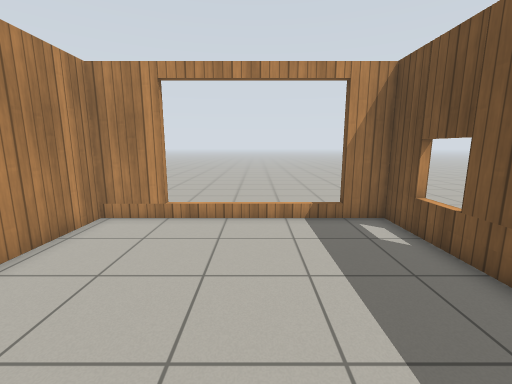
View 1 (above)

20 first-person views from a walk through a robot-simulator world made for Gazebo. The camera is 1.2 m above the floor, tilts 10° down and sees 90° across. The floor is counted in squares, 0.5 m on a side. Each view is taken from the middle of a square. On the plan, view 1 faces up. The plan holds only what a view shows up to about 17 squares ahead; the rest is blank. The place goes on beyond the plan. Simple patterns stand in for the simulator's built-in surfaces.

View 2
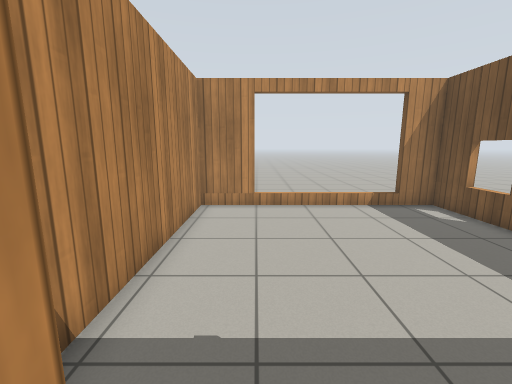

View 3
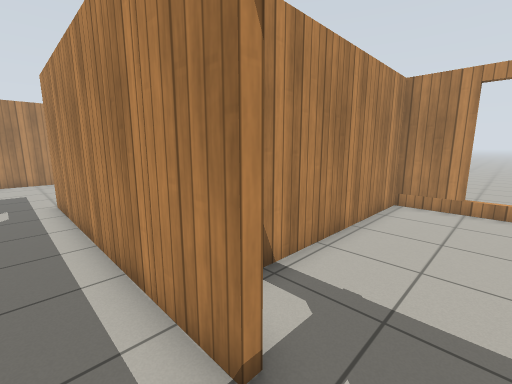

View 4
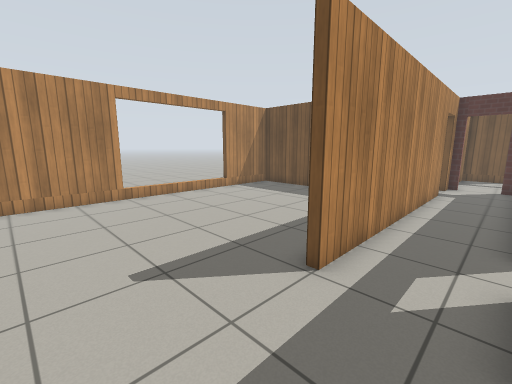

View 5
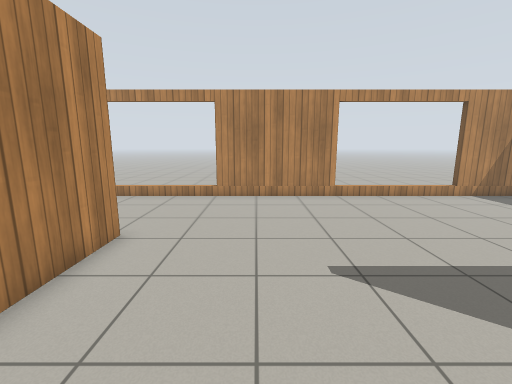

View 6
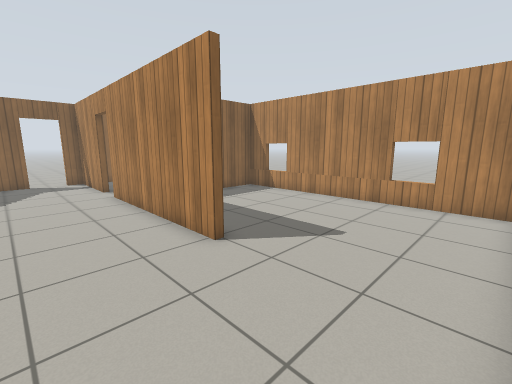

View 7
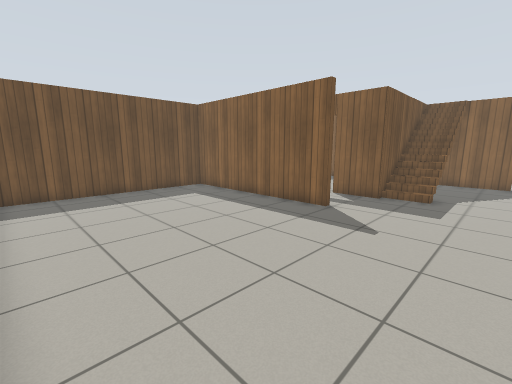

View 8
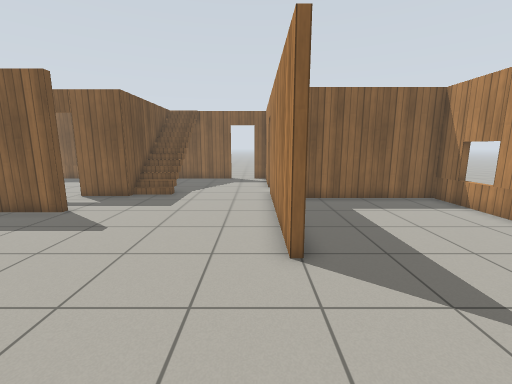

View 9
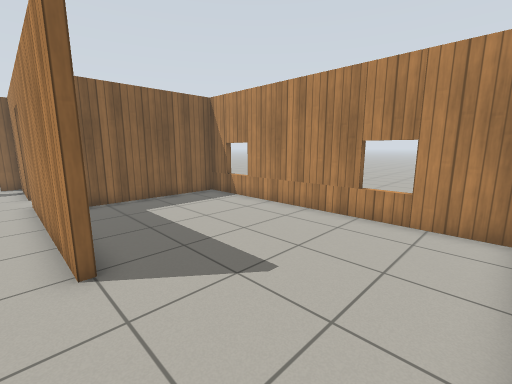

View 10
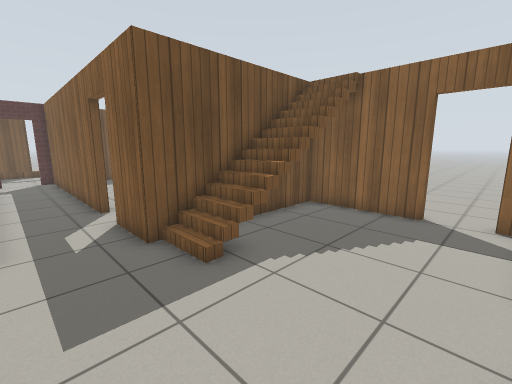

View 11
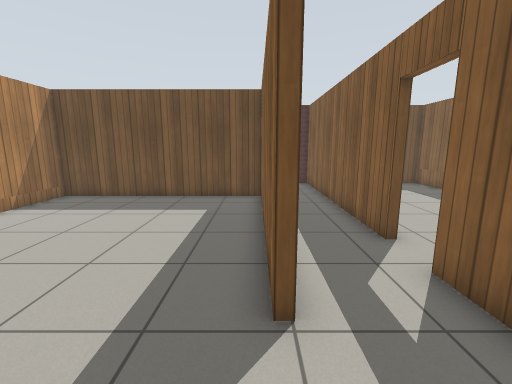

View 12
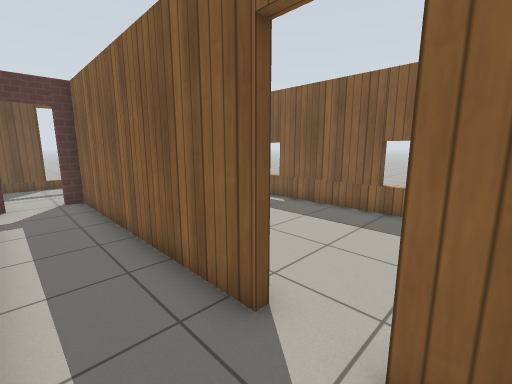

View 13
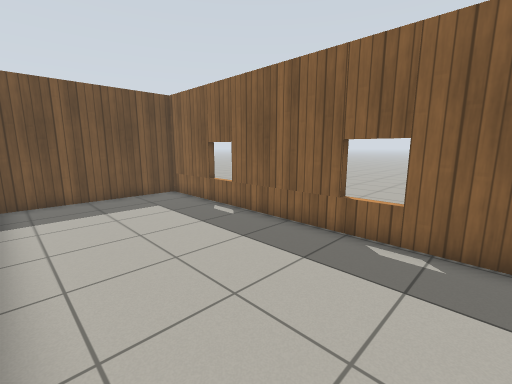

View 14
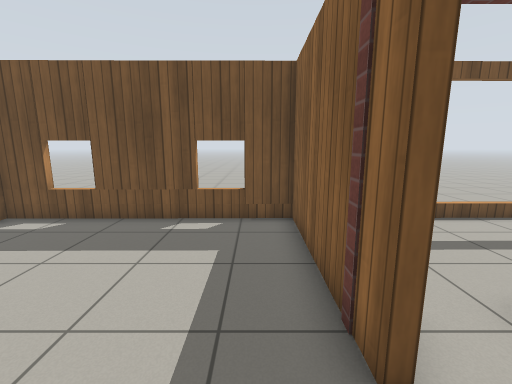

View 15
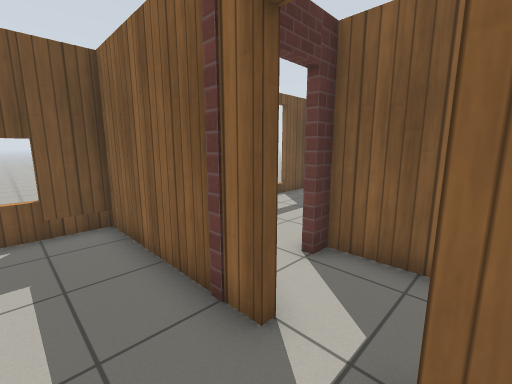

View 16
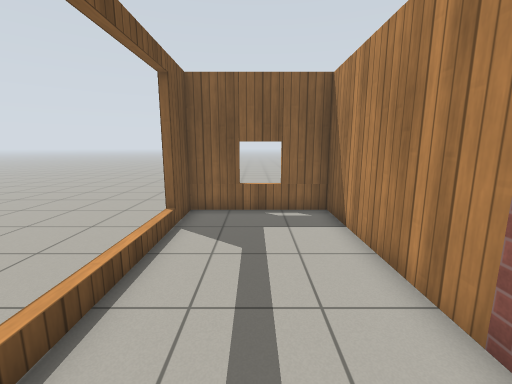

View 17
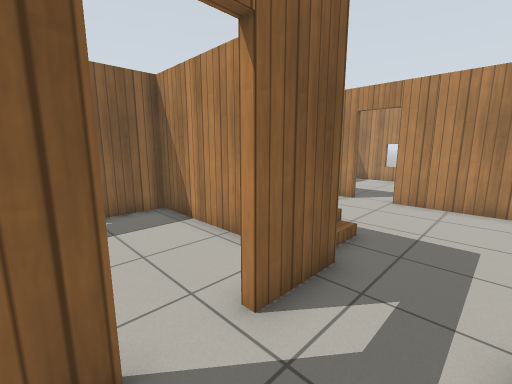

View 18
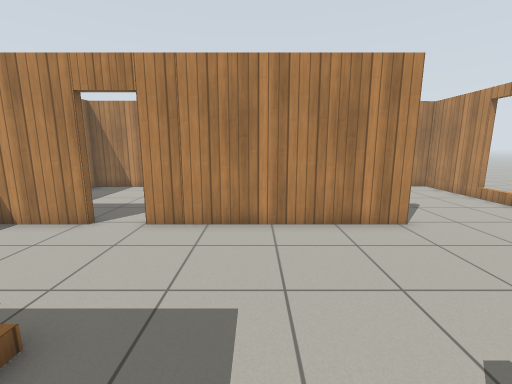

View 19
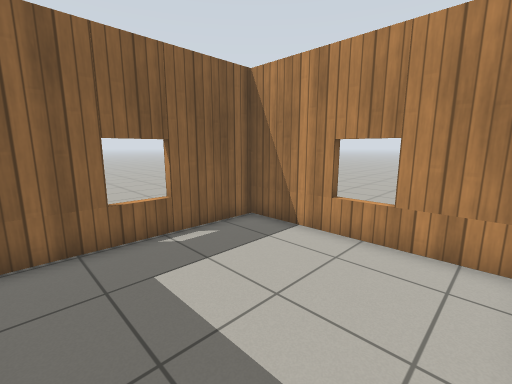

View 20
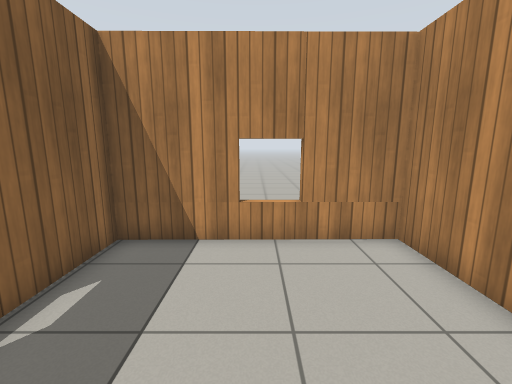

### Floor plan
Key: @ floor where view 1 was taken; # wall or solid block; . floor; / step, stairs or slope; D open door; = window, fence, low wall or low ledge; T thing the floor can be seen under or through; S stairs; O other object.
Columns run from 31 left of view 1 to 6 right of it. Each row starts with its distance up from view 1.
  9 #####=====#######=====#######=====##
  8 #........................#.........#
  7 #........................#.........#
  6 #........................#.........=
  5 =........................#.........#
  4 #........................#.........#
  3 #........................#.........#
  2 #.......#................#.........#
  1 #.......#................#.........=
  0 #.......#................#.....@...#
 -1 #.......#........###########DD#######
 -2 =.......#.....................D.....#
 -3 #.......#.....................D.....T
 -4 #########......###DD###########.....T
 -5 #..... .#...../#..DD..........#.....=.
 -6 #.......D.....O#..............#.....=.
 -7 #.......D..... #..............#.....=.
 -8 =.......#..... #..............#.....=.
 -9 #.......#..... =..............#.....=.
-10 #.......#..... =..............#.....#.
-11 ##......#......#..............#.....#.
-12  ###==###DDD##S####==#####=######=###.
-13          ...

Positions as (right, up) in squares from view 1, and headings:
1: (0, 0), facing up
2: (-3, -2), facing up
3: (-2, -3), facing up-left
4: (-19, -4), facing up-right
5: (-19, -4), facing up
6: (-19, 8), facing down-left
7: (-20, 8), facing down-right
8: (-22, 8), facing down
9: (-22, 8), facing down-left
10: (-22, -2), facing down-right
11: (-18, -1), facing right
12: (-14, -2), facing down-right
13: (-14, -5), facing down-right
14: (-4, 0), facing right
15: (-4, 1), facing down-right
16: (2, -2), facing down
17: (-11, -2), facing down-left
18: (-15, -2), facing left
19: (-24, -5), facing down-left
20: (-24, -8), facing left
